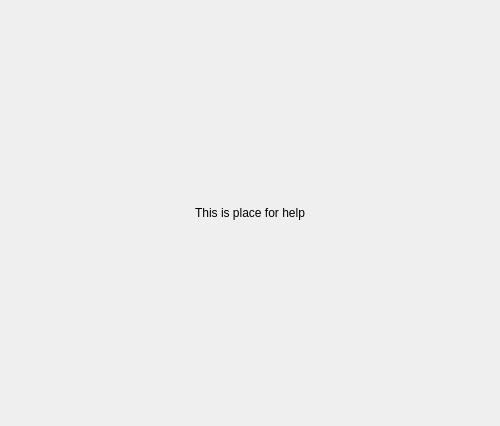
<?xml version="1.0" encoding="UTF-8"?>
<ui version="4.0">
 <class>Help_com</class>
 <widget class="QDialog" name="Help_com">
  <property name="geometry">
   <rect>
    <x>0</x>
    <y>0</y>
    <width>500</width>
    <height>426</height>
   </rect>
  </property>
  <property name="windowTitle">
   <string>Help</string>
  </property>
  <layout class="QGridLayout" name="gridLayout_2">
   <item row="0" column="0">
    <layout class="QGridLayout" name="gridLayout">
     <item row="0" column="0">
      <widget class="QLabel" name="label_help">
       <property name="text">
        <string>This is place for help</string>
       </property>
       <property name="alignment">
        <set>Qt::AlignCenter</set>
       </property>
      </widget>
     </item>
    </layout>
   </item>
  </layout>
 </widget>
 <resources/>
 <connections/>
</ui>
